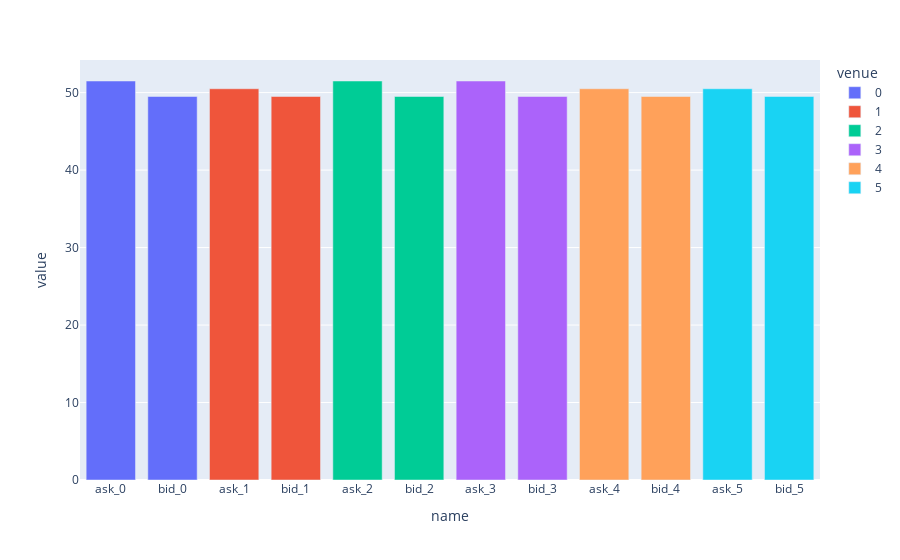

Write notebook code for a chart like this one.
### Code cell
import plotly.express as px

fig = px.bar(onlyAskAndBid, x='name', y='value',color="venue")
fig.show()

### Figure 1 — Plotly figure (JSON) as saved in the notebook; plotly's stock layout.template omitted (floating-point values rounded to 4 significant figures)
{"data": [{"alignmentgroup": "True", "hoverlabel": {"namelength": 0}, "hovertemplate": "venue=0<br>name=%{x}<br>value=%{y}", "legendgroup": "0", "marker": {"color": "#636efa"}, "name": "0", "offsetgroup": "0", "orientation": "v", "showlegend": true, "textposition": "auto", "type": "bar", "x": ["ask_0", "bid_0"], "xaxis": "x", "y": [51.5, 49.5], "yaxis": "y"}, {"alignmentgroup": "True", "hoverlabel": {"namelength": 0}, "hovertemplate": "venue=1<br>name=%{x}<br>value=%{y}", "legendgroup": "1", "marker": {"color": "#EF553B"}, "name": "1", "offsetgroup": "1", "orientation": "v", "showlegend": true, "textposition": "auto", "type": "bar", "x": ["ask_1", "bid_1"], "xaxis": "x", "y": [50.5, 49.5], "yaxis": "y"}, {"alignmentgroup": "True", "hoverlabel": {"namelength": 0}, "hovertemplate": "venue=2<br>name=%{x}<br>value=%{y}", "legendgroup": "2", "marker": {"color": "#00cc96"}, "name": "2", "offsetgroup": "2", "orientation": "v", "showlegend": true, "textposition": "auto", "type": "bar", "x": ["ask_2", "bid_2"], "xaxis": "x", "y": [51.5, 49.5], "yaxis": "y"}, {"alignmentgroup": "True", "hoverlabel": {"namelength": 0}, "hovertemplate": "venue=3<br>name=%{x}<br>value=%{y}", "legendgroup": "3", "marker": {"color": "#ab63fa"}, "name": "3", "offsetgroup": "3", "orientation": "v", "showlegend": true, "textposition": "auto", "type": "bar", "x": ["ask_3", "bid_3"], "xaxis": "x", "y": [51.5, 49.5], "yaxis": "y"}, {"alignmentgroup": "True", "hoverlabel": {"namelength": 0}, "hovertemplate": "venue=4<br>name=%{x}<br>value=%{y}", "legendgroup": "4", "marker": {"color": "#FFA15A"}, "name": "4", "offsetgroup": "4", "orientation": "v", "showlegend": true, "textposition": "auto", "type": "bar", "x": ["ask_4", "bid_4"], "xaxis": "x", "y": [50.5, 49.5], "yaxis": "y"}, {"alignmentgroup": "True", "hoverlabel": {"namelength": 0}, "hovertemplate": "venue=5<br>name=%{x}<br>value=%{y}", "legendgroup": "5", "marker": {"color": "#19d3f3"}, "name": "5", "offsetgroup": "5", "orientation": "v", "showlegend": true, "textposition": "auto", "type": "bar", "x": ["ask_5", "bid_5"], "xaxis": "x", "y": [50.5, 49.5], "yaxis": "y"}], "layout": {"barmode": "relative", "legend": {"title": {"text": "venue"}, "tracegroupgap": 0}, "margin": {"t": 60}, "xaxis": {"anchor": "y", "domain": [0, 1], "title": {"text": "name"}}, "yaxis": {"anchor": "x", "domain": [0, 1], "title": {"text": "value"}}}}
